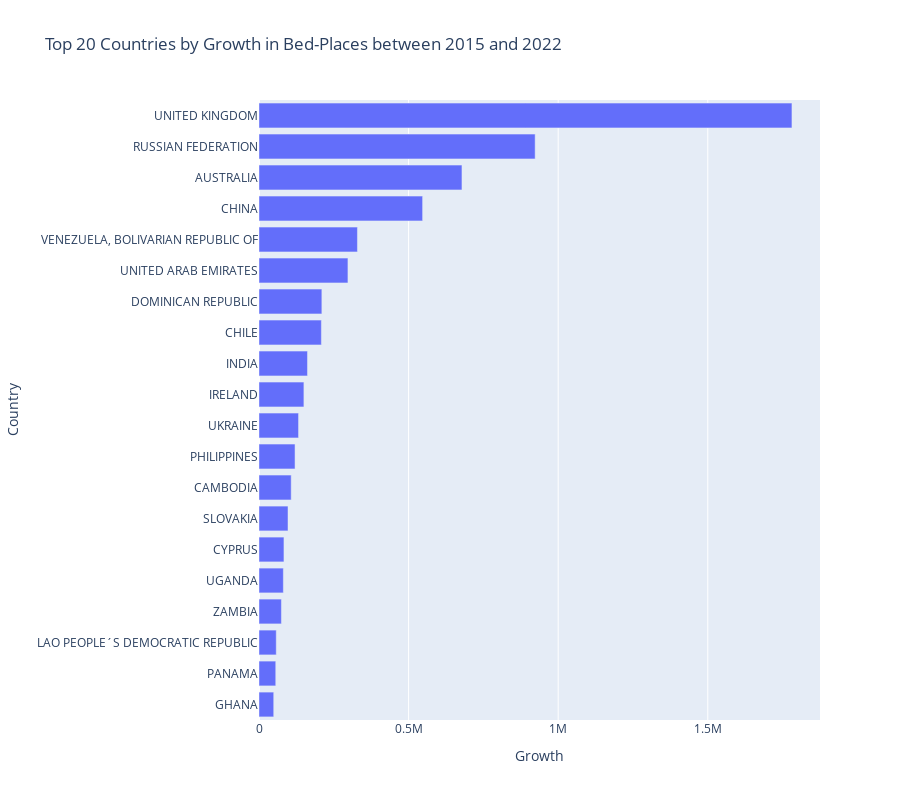

Notebook code for this chart:
### Code cell
# Visualization of 2nd Period

fig = px.bar(growth_2nd_period,
             x='Growth_2015_2022',
             y='Country',
             orientation='h',
             title='Top 20 Countries by Growth in Bed-Places between 2015 and 2022',
             labels={'Growth_2015_2022':'Growth', 'Country':'Country'})
fig.update_layout(
    height=800,
    yaxis={'categoryorder':'total ascending'}
)
fig.show()

### Figure 1 — Plotly figure (JSON) as saved in the notebook; plotly's stock layout.template omitted (floating-point values rounded to 4 significant figures)
{"data": [{"alignmentgroup": "True", "hovertemplate": "Growth=%{x}<br>Country=%{y}<extra></extra>", "legendgroup": "", "marker": {"color": "#636efa", "pattern": {"shape": ""}}, "name": "", "offsetgroup": "", "orientation": "h", "showlegend": false, "textposition": "auto", "type": "bar", "x": [1781294, 923000, 678361, 546885, 329027, 297264, 210090, 208450, 162022, 150083, 132203, 120464, 107574, 96997, 83395, 81393, 74854, 57642, 55984, 49216], "xaxis": "x", "y": ["UNITED KINGDOM", "RUSSIAN FEDERATION", "AUSTRALIA", "CHINA", "VENEZUELA, BOLIVARIAN REPUBLIC OF", "UNITED ARAB EMIRATES", "DOMINICAN REPUBLIC", "CHILE", "INDIA", "IRELAND", "UKRAINE", "PHILIPPINES", "CAMBODIA", "SLOVAKIA", "CYPRUS", "UGANDA", "ZAMBIA", "LAO PEOPLE´S DEMOCRATIC REPUBLIC", "PANAMA", "GHANA"], "yaxis": "y"}], "layout": {"barmode": "relative", "height": 800, "legend": {"tracegroupgap": 0}, "title": {"text": "Top 20 Countries by Growth in Bed-Places between 2015 and 2022"}, "xaxis": {"anchor": "y", "domain": [0, 1], "title": {"text": "Growth"}}, "yaxis": {"anchor": "x", "categoryorder": "total ascending", "domain": [0, 1], "title": {"text": "Country"}}}}
